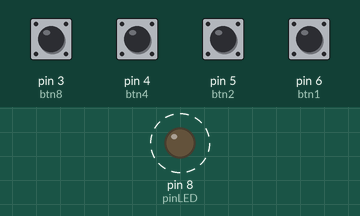
This sketch was run on a simulated Arduino Uno, built with avr-gcc and run on an emulated ATmega328P. On the bench: output pins drawn as LEDs (lit = HIGH). Dashed ring = blinking. The inputs (shaded band) are chosen by the test bench; at power-on: pin 3 (btn8), pin 4 (btn4), pin 5 (btn2), pin 6 (btn1) LOW. What the sketch prints to the serial monitor is not drawn.

Above: at 2.5 s.
3.5 s: pin 5 (btn2) pulled HIGH for 1.4 s
Timing chart, 0 to 15.3 s (numbered marks = the images above; inputs shaded):
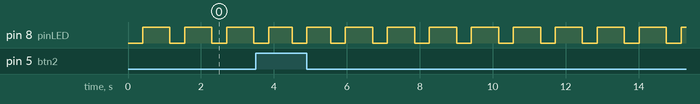

Measured:
- by itself, pin 8 (pinLED): alternates HIGH for 0.75 s and LOW for 0.40 s

The sketch:

botonesPython.ino
```cpp
const int pinLED = 8;
const int btn1 = 6;
const int btn2 = 5;
const int btn4 = 4;
const int btn8 = 3;
int acum = 0;
boolean estadoBtn1= 0;
boolean estadoBtn2= 0;
boolean estadoBtn4= 0;
boolean estadoBtn8= 0;

void setup() {
  Serial.begin(9600);
  pinMode(pinLED, OUTPUT);
  pinMode(btn1, INPUT);
  pinMode(btn2, INPUT);
  pinMode(btn4, INPUT);
  pinMode(btn8, INPUT);
}

void loop() {
  delay(300);
  estadoBtn1 = digitalRead(btn1);
  estadoBtn2 = digitalRead(btn2);
  estadoBtn4 = digitalRead(btn4);
  estadoBtn8 = digitalRead(btn8);
  Serial.print("Boton1 :");
  Serial.println(estadoBtn1);
  Serial.print("Boton2 :");
  Serial.println(estadoBtn2);
  Serial.print("Boton4 :");
  Serial.println(estadoBtn4);
  Serial.print("Boton8 :");
  Serial.println(estadoBtn8);
  if (estadoBtn1  == HIGH) {
    acum = acum +1;
  }
  if (estadoBtn2  == HIGH) {
    acum = acum + 2;
  }
  if (estadoBtn4  == HIGH) {
    acum = acum + 4;
  }
  if (estadoBtn8  == HIGH) {
    acum = acum + 8;
  }
  Serial.print("Acum : ");
  Serial.print(acum);
  Serial.println("");
  delay(100);
  int temp= 15-acum;
  if(temp>0){
      Serial.print(temp);
      for(int i=0; i<temp; i++){
        digitalWrite(pinLED, HIGH);
        delay(50);
        digitalWrite(pinLED, LOW);
      }
  }
  acum=0;
  temp=0;
}
```
